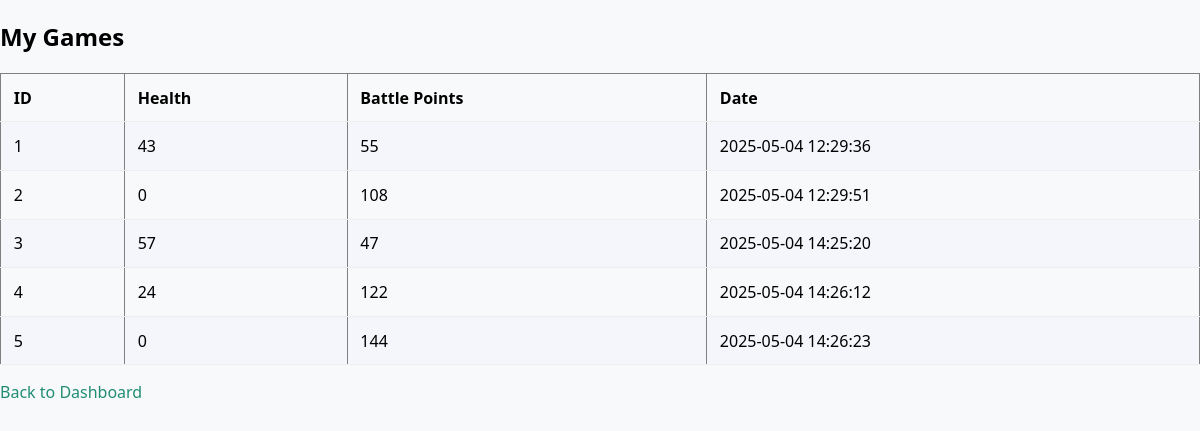
The page /my_games (signed in) on the database its author committed.
### tables this page shows
CREATE TABLE games (
            id INTEGER PRIMARY KEY AUTOINCREMENT,
            user_id INTEGER,
            health INTEGER,
            battle_points INTEGER,
            timestamp DATETIME DEFAULT CURRENT_TIMESTAMP,
            FOREIGN KEY(user_id) REFERENCES users(id)
        );

### app.py (the view)
@app.route("/my_games")
def my_games():
    if "user_id" not in session:
        flash("Please login!")
        return redirect(url_for("login"))
    games = models.get_user_games(session["user_id"])
    return render_template("games_list.html", TEXTS=TEXTS, games=games)

### models.py (called while the page is built)
def get_db(dbfile):
    conn = sqlite3.connect(dbfile)
    conn.row_factory = sqlite3.Row
    return conn

def get_user_games(user_id):
    conn = get_db("playgame.db")
    c = conn.cursor()
    c.execute("SELECT * FROM games WHERE user_id = ?", (user_id,))
    games = c.fetchall()
    conn.close()
    return games

### templates/games_list.html
{% extends "base.html" %}
{% block content %}
  <h2>{{ TEXTS["my_games"] }}</h2>
  {% if games %}
    <table border="1" cellpadding="4">
      <tr>
        <th>ID</th>
        <th>{{ TEXTS["health"] }}</th>
        <th>{{ TEXTS["battle_points"] }}</th>
        <th>Date</th>
      </tr>
      {% for g in games %}
      <tr>
        <td>{{ g['id'] }}</td>
        <td>{{ g['health'] }}</td>
        <td>{{ g['battle_points'] }}</td>
        <td>{{ g['timestamp'] }}</td>
      </tr>
      {% endfor %}
    </table>
  {% else %}
    <p>No games played yet.</p>
  {% endif %}
  <a href="{{ url_for('dashboard') }}">Back to Dashboard</a>
{% endblock %}

### static/styles.css (style rules this page uses)
body { background: #f7f9fa; font-family: "Segoe UI", Arial, sans-serif; margin: 0; padding: 0; }
a { color: #218c74; text-decoration: none; transition: color 0.2s; }
table { width: 100%; border-collapse: collapse; margin-bottom: 1em; }
th, td { padding: 0.8em; border-bottom: 1px solid #eee; text-align: left; }
tr:nth-child(even) { background: #f4f6fb; }

### rows shown on the page
games: id "1", health "43", battle_points "55", timestamp "2025-05-04 12:29:36"
games: id "2", health "0", battle_points "108", timestamp "2025-05-04 12:29:51"
games: id "3", health "57", battle_points "47", timestamp "2025-05-04 14:25:20"
games: id "4", health "24", battle_points "122", timestamp "2025-05-04 14:26:12"
games: id "5", health "0", battle_points "144", timestamp "2025-05-04 14:26:23"

### other values the page prints
{{ TEXTS["my_games"] }} "My Games"
{{ TEXTS["health"] }} "Health"
{{ TEXTS["battle_points"] }} "Battle Points"
